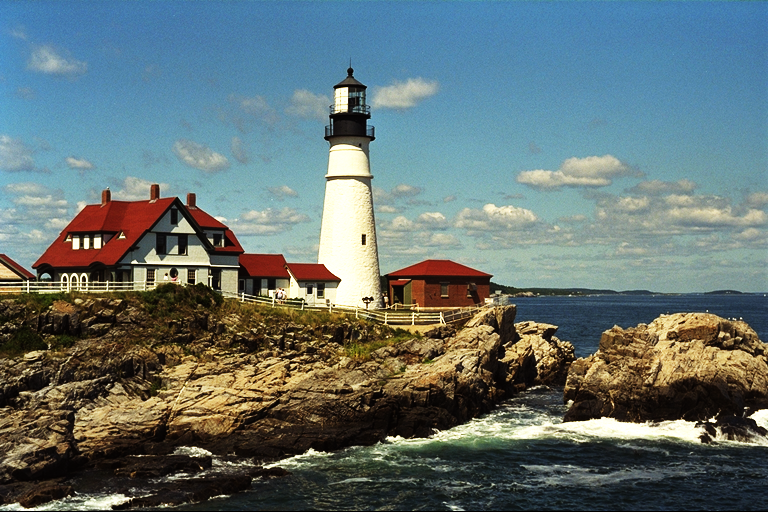
#> input picture evaluate-image-quality-master/src/images/2.png, 768 x 512 px, given in place of 2.bmp, which was not available
$ python compare_histogram_wx3.py
#> lines starting #> are read from the running program, lines starting #| are printed output that depends on the picture; pictures that were not available may be replaced by others from this repository, and a replacement may not be noted
#
# 2枚の画像のヒストグラムを作成し，比較するプログラム
# 比较两张图的直方图
# https://github.com/tom-uchida/evaluate-image-quality
#

import os
import cv2, matplotlib
import numpy as np
import matplotlib.pyplot as plt
from matplotlib.pyplot import savefig
plt.style.use('seaborn-white')

from matplotlib import cycler
colors = cycler('color', ['#EE6666', '#3388BB', '#9988DD', '#EECC55', '#88BB44', '#FFBBBB'])
plt.rc('axes', facecolor='#E6E6E6', edgecolor='none', axisbelow=True, grid=False, prop_cycle=colors)
plt.rc('grid', color='w', linestyle='solid')
plt.rc('patch', edgecolor='#E6E6E6')
plt.rc('lines', linewidth=2)

plt.rcParams["mathtext.fontset"] = "stix"
plt.rcParams["mathtext.rm"] = "Times New Roman"


# ------------------------------
# ----- Placement settings -----
# ------------------------------
fig, ax = plt.subplots(2, figsize=(10,53)) # figsize(width, height)
# [5 lines of commented-out code are left out]
ax[0] = plt.subplot2grid((1,1), (0,0), colspan=2)
# ax[0].plot
# fig, ax = plt.subplots(2, figsize=(9, 4)) # figsize(width, height)
# # fig.subplots_adjust(hspace=0.4, wspace=0.4) # interval
# # ax[0] = plt.subplot2grid((2,2), (0,0))
# # ax[1] = plt.subplot2grid((2,2), (0,1))
# ax[0] = plt.subplot2grid((1,1), (0,0), colspan=2)

# ----------------------------
# ----- Read input image -----
# ----------------------------
def read_img(_img_name):
    # read input image
    img = cv2.imread(_img_name)
#> img is the input picture: shape (512, 768, 3); mean B, G, R 114, 114.8, 100.1

    # convert color (BGR → RGB)
    img = cv2.cvtColor(img, cv2.COLOR_BGR2RGB)

    return img


# ----------------------------
# ----- Show input image -----
# ----------------------------
def show_img(_i, _img, _img_name):
    ax[_i].set_title(_img_name)

    # show image
    ax[_i].imshow(_img)

    return

img_name = 'low_light'

img_low_light = read_img(r'E:\Area 51\paper\olympic\figs\fig1\2.bmp')
# img_enhanced = read_img(r'E:\Area 51\paper\olympic\figs\fig1\2_INet_v2313_l1_misssim_per.jpg')
img_enhanced = read_img(r'E:\Area 51\paper\olympic\figs\fig1\enlightenGAN.bmp')
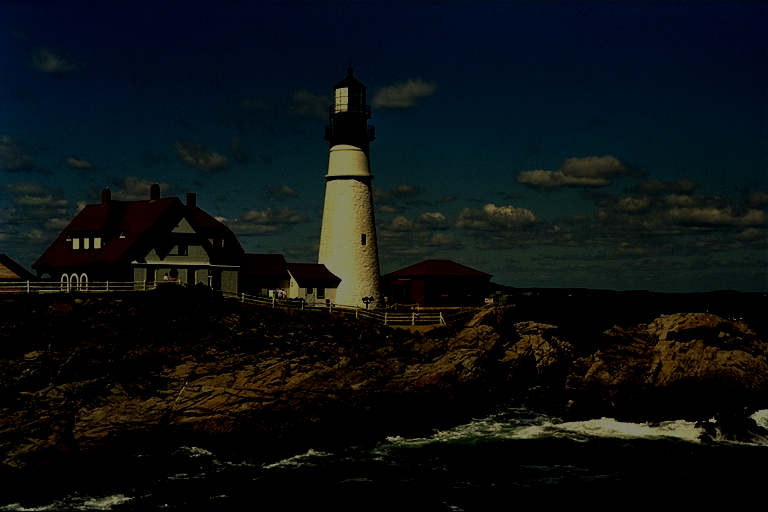
#> input picture evaluate-image-quality-master/src/images/1.png, 768 x 512 px, given in place of enlightenGAN.bmp, which was not available
#> in read_img, img is the input picture: shape (512, 768, 3); mean B, G, R 18.2, 16.7, 11.6
# img_enhanced = read_img(r'E:\Area 51\paper\olympic\figs\fig1\Zero+.bmp')
# img_enhanced = read_img(r'E:\Area 51\paper\olympic\figs\fig1\2.bmp')

# -------------------------------
# ----- Convert RGB to Gray -----
# -------------------------------
gray_img_low_light = cv2.cvtColor(img_low_light, cv2.COLOR_RGB2GRAY)
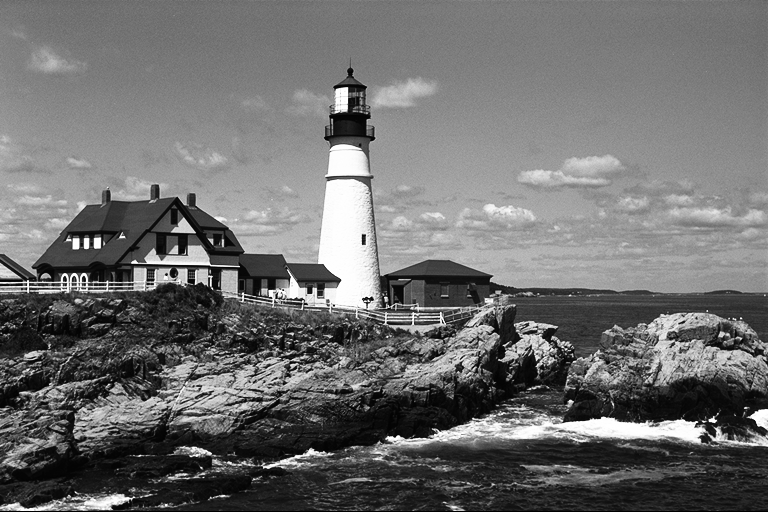
#> gray_img_low_light: shape (512, 768); min 0, max 255, mean 110.3
gray_img_enhanced = cv2.cvtColor(img_enhanced, cv2.COLOR_RGB2GRAY)
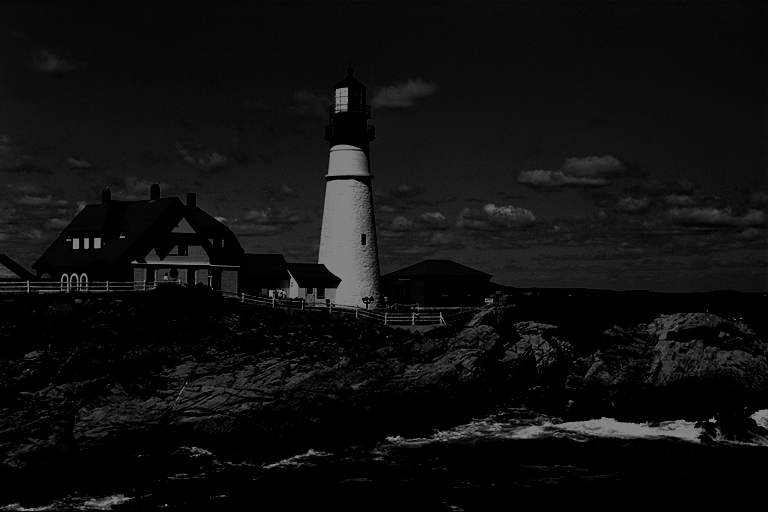
#> gray_img_enhanced: shape (512, 768); min 0, max 135, mean 15.4

# exclude pixel value == 0
gray_img_low_light_nonzero = gray_img_low_light[gray_img_low_light > 0]
gray_img_enhanced_nonzero = gray_img_enhanced[gray_img_enhanced > 0]


# ----------------------
# ----- Matplotlib -----
# ----------------------
# Original image
ax[0].hist(gray_img_low_light_nonzero.ravel(), bins=50, color='r', alpha=0.5, label="Low-light image")
# Noise image
# ax[0].hist(gray_img_enhanced_nonzero.ravel(), bins=50, color='b', alpha=0.5, label=img_name)

ax[0].set_title("Comparative histogram", fontsize=14)
ax[0].set_xlabel("Pixel value", fontsize=14)
ax[0].set_ylabel("Number of pixels", fontsize=14)
ax[0].set_xlim([0, 255])
ax[0].set_ylim([0,41000])
ax[0].legend(fontsize=14)

# fig.show()
# plt.grid(axis='x')
plt.grid()

# ax[0].imshow()
# p1 = r'E:\Area 51\paper\olympic\figs\fig1'
p1 = r'E:\Area 51\paper\olympic\ACMMM2022\figs\fig1 原图\HE_img'
op = p1 + '\\' + img_name + '.jpg'
savefig(op)
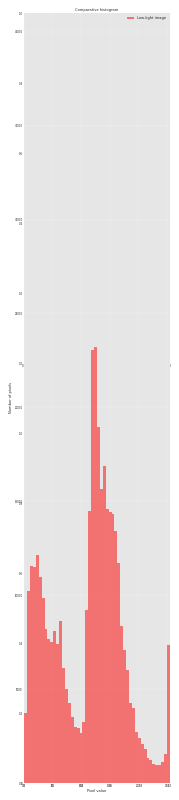
#> figure drawn by matplotlib, 1 panel; tallest bar 23217 high, from x = 122.9 to 128
plt.show()
